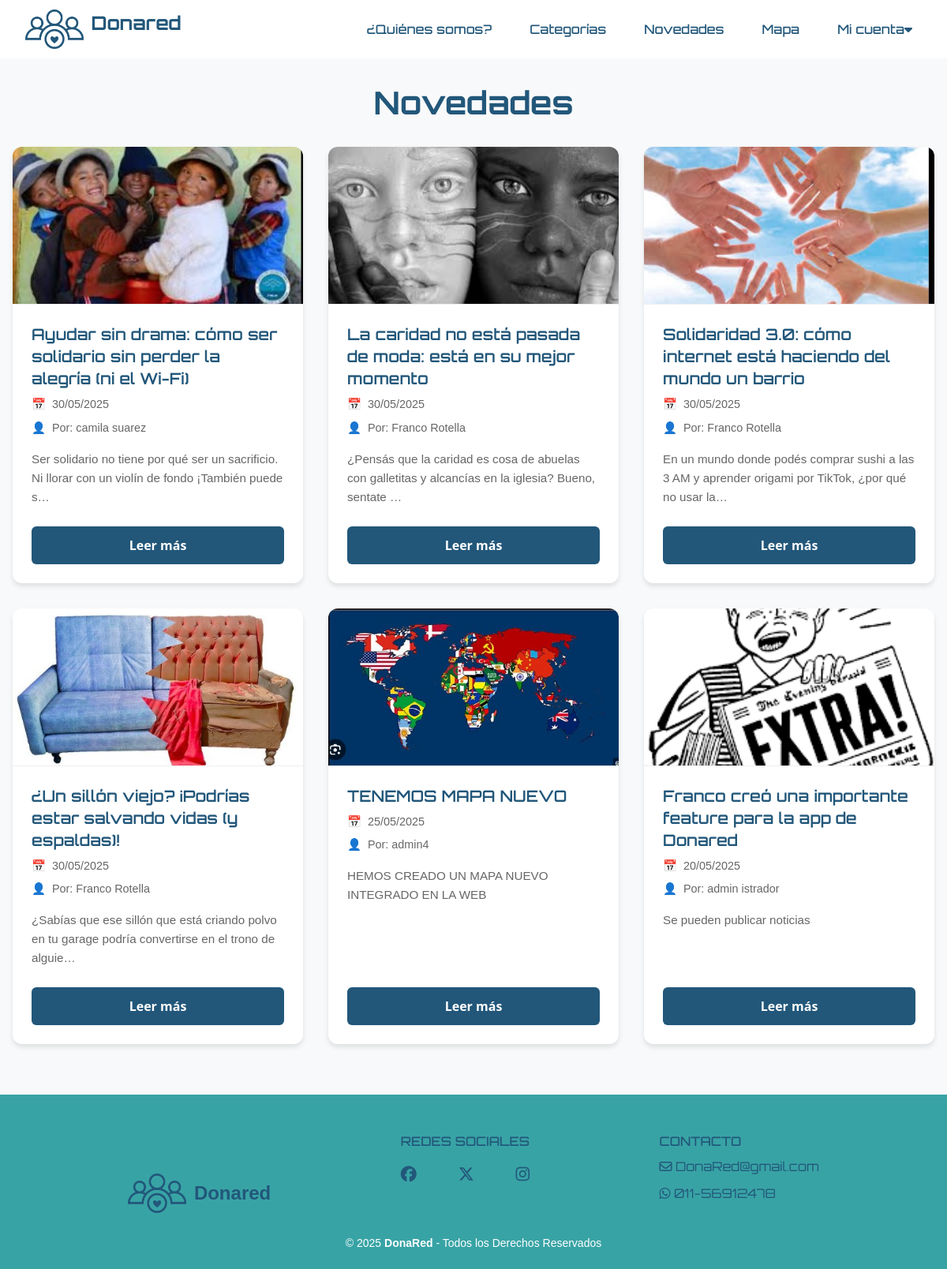
Page /novedades/ on the earlier database version.
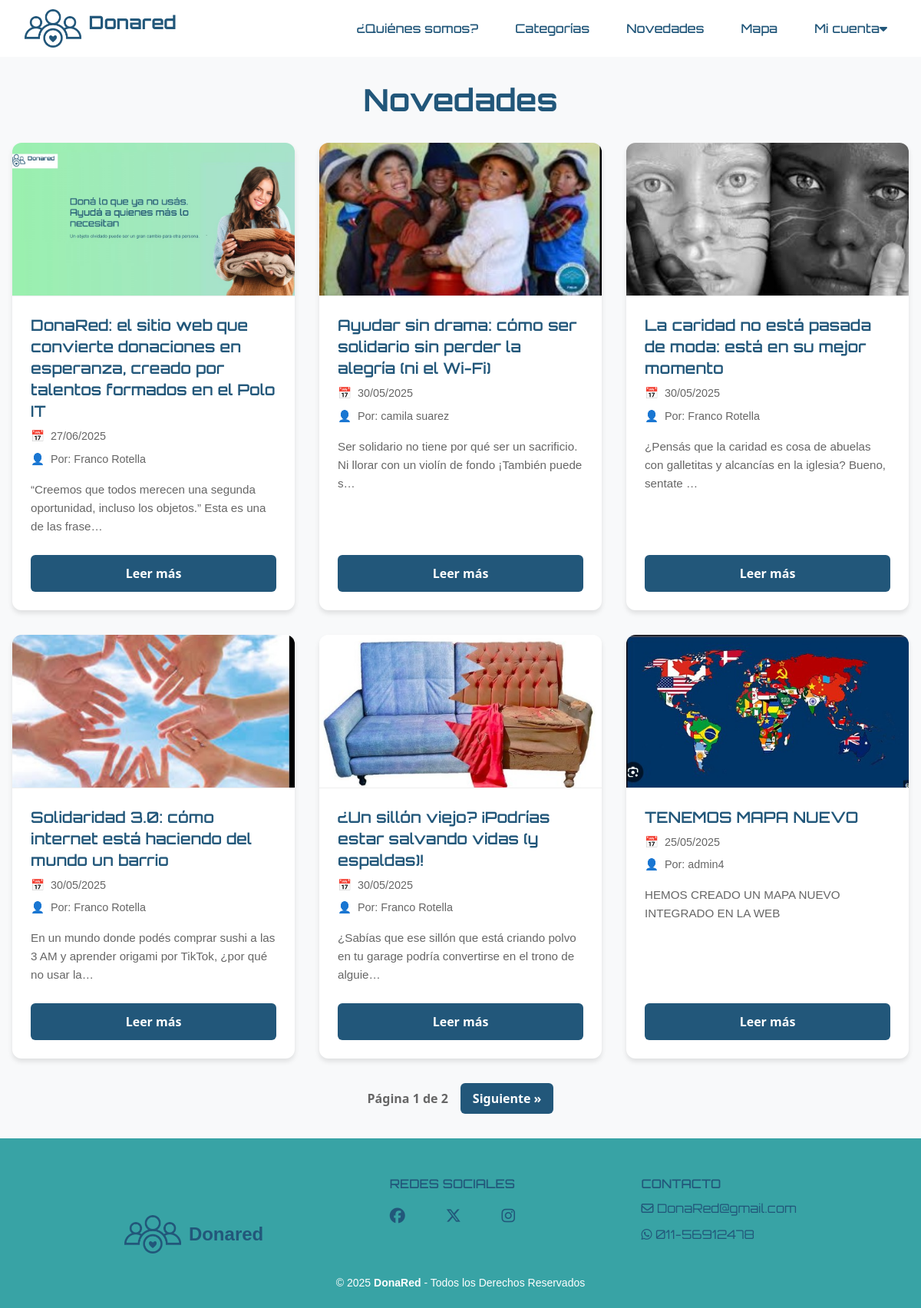
Same page on the later database version.
### novedades/models.py (models this page shows, shortened)
class Noticia(models.Model):
    ESTADO_CHOICES = [
        ('borrador', 'Borrador'),
        ('publicado', 'Publicado'),
    ]
    titulo = models.CharField(max_length=200)
    descripcion = models.TextField()
    imagen = models.ImageField(upload_to='noticias/')
    fecha_publicacion = models.DateTimeField(default=timezone.now)
    autor = models.ForeignKey(User, on_delete=models.CASCADE)
    estado = models.CharField(max_length=10, choices=ESTADO_CHOICES, default='borrador')
    fecha_creacion = models.DateTimeField(auto_now_add=True)
    fecha_actualizacion = models.DateTimeField(auto_now=True)
    class Meta:
        verbose_name = 'Noticia'
        verbose_name_plural = 'Noticias'
        ordering = ['-fecha_publicacion']

### novedades/views.py (the view)
# urls.py: path('', views.NoticiaListView.as_view(), name='noticia_list'),
class NoticiaListView(ListView):
    model = Noticia
    template_name = 'novedades/noticia_list.html'
    context_object_name = 'noticias'
    paginate_by = 6  # Mostrar 6 noticias por página
    def get_queryset(self):
        return Noticia.objects.filter(estado='publicado').order_by('-fecha_publicacion')

### novedades/templates/novedades/noticia_list.html (shortened to what this page needs)
{% extends 'donaredapp/base.html' %}
{% load static %}
{% block extra_css %}
<link rel="stylesheet" href="{% static 'novedades/css/novedades.css' %}">
{% endblock %}
{% block content %}
<section class="novedades-section">
    <div class="contenedor-novedades">
        <h2>Novedades</h2>
        <div class="grid-novedades">
            {% for noticia in noticias %}
            <article class="noticia-card">
                {% if noticia.imagen %}
                <img src="{{ noticia.imagen.url }}" alt="{{ noticia.titulo }}" class="noticia-imagen">
                {% endif %}
                <div class="noticia-contenido">
                    <h3>{{ noticia.titulo }}</h3>
                    <p class="noticia-fecha">{{ noticia.fecha_publicacion|date:"d/m/Y" }}</p>
                    <p class="noticia-autor">Por: {{ noticia.autor.get_full_name|default:noticia.autor.username }}</p>
                    <p class="noticia-resumen">{{ noticia.descripcion|truncatechars:100 }}</p>
                    <a href="{% url 'novedades:noticia_detail' noticia.pk %}" class="btn-ver-mas">Leer más</a>
                </div>
            </article>
            {% empty %}
            <p class="no-novedades">No hay novedades disponibles.</p>
            {% endfor %}
        </div>
        {% if is_paginated %}
        <div class="paginacion">
            <span class="pagina-actual">
                Página {{ page_obj.number }} de {{ page_obj.paginator.num_pages }}
            </span>
            {% if page_obj.has_next %}
            <a href="?page={{ page_obj.next_page_number }}" class="btn-pagina">Siguiente &raquo;</a>
            {% endif %}
        </div>
        {% endif %}
    </div>
</section>
{% endblock %}

### donaredapp/templates/donaredapp/base.html (shortened to what this page needs)
{% load static %}
<!DOCTYPE html>
<html lang="es">
<head>
    <link href="https://cdnjs.cloudflare.com/ajax/libs/font-awesome/6.0.0-beta3/css/all.min.css" rel="stylesheet">
    <link href="https://cdnjs.cloudflare.com/ajax/libs/font-awesome/6.4.2/css/all.min.css" rel="stylesheet">
    <link href="https://cdn.jsdelivr.net/npm/bootstrap@5.3.0/dist/css/bootstrap.min.css" rel="stylesheet">
    <link rel="stylesheet" href="{% static 'donaredapp/style.css' %}" />
    {% block extra_css %}{% endblock %}
</head>
<body>
    <nav class="navbar">
        <div class="brand logo-login">
            <a href="{% url 'donaredapp:index' %}"><img src="{% static 'donaredapp/images/logoDonared.png' %}" alt="Logo" ></a>
            <a href="{% url 'donaredapp:index' %}"><p>Donared</p></a>
        </div>
        <div class="nav-links">
            {% if request.resolver_match.url_name == 'index' %}
                <a href="#quienes-somos">¿Quiénes somos?</a>
            {% else %}
                <a href="{% url 'donaredapp:index' %}#quienes-somos">¿Quiénes somos?</a>
            {% endif %}
            <a href="{% url 'donaredapp:categorias' %}">Categorías</a>
            <a href="/novedades/" class="nav-link">Novedades</a>
            <a href="{% url 'geo:mapa' %}" class="nav-link">Mapa</a>
            <div class="dropdown">
                <a href="#">Mi cuenta<i class="fa fa-caret-down"></i></a>
            </div>
        </div>
    </nav>
    {% block content %}{% endblock %}
    <footer class="footer">
        <div class="footer-content">
            <div class="link logo-footer">
                <ul>
                    <li><a href="{% url 'donaredapp:index' %}"><img src="{% static 'donaredapp/images/logoDonared.png' %}" alt="Logo" ></a>
                        <a href="{% url 'donaredapp:index' %}"><p>Donared</p></a>
                    </li>
                </ul>
            </div>
            <div class="link">
                <h3>REDES SOCIALES</h3>
                <ul class="link-redes">
                    <li><a href="https://www.facebook.com/" target="_blank"><i class="fa-brands fa-facebook fa-lg"></i></a></li>
                    <li><a href="https://twitter.com/" target="_blank"><i class="fa-brands fa-x-twitter fa-lg"></i></a></li>
                    <li><a href="https://www.instagram.com/" target="_blank"><i class="fa-brands fa-instagram fa-lg"></i></a></li>
                </ul>
            </div>
            <div class="link">
                <h3>CONTACTO</h3>
                <ul>
                    <li><a href="mailto:DonaRed@gmail.com"><i class="fa-regular fa-envelope"></i> DonaRed@gmail.com</a></li>
                    <li><a href="https://api.whatsapp.com/send/?phone=__"><i class="fa-brands fa-whatsapp"></i> 011-56912478</a></li>
                </ul>
            </div>
        </div>
        <div class="footer-copy">
            <p><small>&copy; 2025 <b>DonaRed</b> - Todos los Derechos Reservados</small></p>
        </div>
    </footer>
</body>
</html>

### donaredapp/static/donaredapp/style.css (style rules this page uses)
html, body { max-width: 100vw; overflow-x: hidden; }
body { background-color: #fafafa; color: #22577A; margin: 0 ; padding: 0; box-sizing: border-box; }
h1, h2, h3 { font-family: 'Orbitron', sans-serif; }
p { font-family: 'helvetica', sans-serif; }
a { text-decoration: none; color: inherit; }
.navbar { display: flex; align-items: center; justify-content: space-between; padding: 0.7em 2rem; background: #fff; position: relative; z-index: 10; font-family: 'Orbitron', sans-serif; }
.nav-links { display: flex; align-items: center; gap: 24px; }
.nav-links a { text-decoration: none; color: #22577A; font-weight: 500; padding: 8px 12px; transition: color 0.2s ease; }
.brand { display: flex; align-items: center; gap: 10px; }
.brand img { height: 50px; }
.brand p { font-size: 1.5rem; font-weight: bold; color: #22577A; font-family: 'orbitron',sans-serif; }
.dropdown { position: relative; }
.footer { padding: 50px 80px 5px; background-color: #38A3A5; font-family: 'Orbitron', sans-serif; }
.footer-content { display: flex; justify-content: space-around; }
ul { list-style: none; padding-left: 0; }
.logo-footer ul li { display: flex; align-items: center; margin-top: 50px; gap: 10px; }
.logo-footer img { height: 50px; }
.logo-footer { font-size: 1.5rem; color: #22577A; font-weight: bold; }
.link img { height: 50px; }
.link p { font-size: 1.5rem; margin: 0; }
.link h3 { font-size: 1rem; color: #22577A; margin-bottom: 10px ; text-transform: uppercase; }
.link a { font-size: 1rem; color: #22577A; display: block; margin-bottom: 10px; }
.link-redes { display: flex; justify-content: space-between; margin-top: 20px; }
.footer-copy { text-align: center; color: #fff; }

### novedades/static/novedades/css/novedades.css (style rules this page uses)
.novedades-section { padding: 2rem 0; background-color: #f8f9fa; }
.contenedor-novedades { max-width: 1200px; margin: 0 auto; padding: 0 1rem; }
.contenedor-novedades h2 { text-align: center; color: #22577A; margin-bottom: 2rem; font-size: 2.5rem; font-weight: 700; }
.grid-novedades { display: grid; grid-template-columns: repeat(4, 1fr); gap: 2rem; margin-bottom: 2rem; }
.noticia-card { background: white; border-radius: 12px; overflow: hidden; box-shadow: 0 4px 6px rgba(0, 0, 0, 0.1); transition: transform 0.3s ease, box-shadow 0.3s ease; display: flex; flex-direction: column; height: 100%; }
.noticia-imagen { width: 100%; height: 200px; object-fit: cover; border-bottom: 1px solid #eee; }
.noticia-contenido { padding: 1.5rem; flex-grow: 1; display: flex; flex-direction: column; }
.noticia-contenido h3 { color: #22577A; font-size: 1.25rem; margin-bottom: 0.5rem; font-weight: 600; line-height: 1.4; }
.noticia-fecha { color: #666; font-size: 0.9rem; margin-bottom: 0.5rem; display: flex; align-items: center; }
.noticia-fecha::before { content: '📅'; margin-right: 0.5rem; }
.noticia-autor { color: #666; font-size: 0.9rem; margin-bottom: 1rem; display: flex; align-items: center; }
.noticia-autor::before { content: '👤'; margin-right: 0.5rem; }
.noticia-resumen { color: #666; font-size: 0.95rem; line-height: 1.6; margin-bottom: 1.5rem; flex-grow: 1; }
.btn-ver-mas { display: inline-block; padding: 0.75rem 1.5rem; background-color: #22577A; color: white; text-decoration: none; border-radius: 6px; font-weight: 600; transition: background-color 0.3s ease; text-align: center; margin-top: auto; }
.paginacion { display: flex; justify-content: center; align-items: center; gap: 1rem; margin-top: 2rem; }
.btn-pagina { padding: 0.5rem 1rem; background-color: #22577A; color: white; text-decoration: none; border-radius: 6px; font-weight: 600; transition: background-color 0.3s ease; }
.pagina-actual { color: #666; font-weight: 600; }
@media (max-width: 1200px) { .grid-novedades { grid-template-columns: repeat(3, 1fr); } }

Differences in the rows shown:
no longer on this page (row unchanged): Noticia: imagen (picture), titulo "Franco creó una importante feature para la app de Donared", fecha_publicacion "20/05/2025", autor.get_full_name "admin istrador", descripcion "Se pueden publicar noticias"
added Noticia: imagen (picture), titulo "DonaRed: el sitio web que convierte donaciones en esperanza, creado por talentos formados en el Polo IT", fecha_publicacion "27/06/2025", autor.get_full_name "Franco Rotella", descripcion "“Creemos que todos merecen una segunda oportunidad, incluso los objetos.” Esta es una de las frase…"
Other differences:
{{ page_obj.number }}: (not shown) → "1"
{{ page_obj.paginator.num_pages }}: (not shown) → "2"
text now shown: "Página de Siguiente »"
